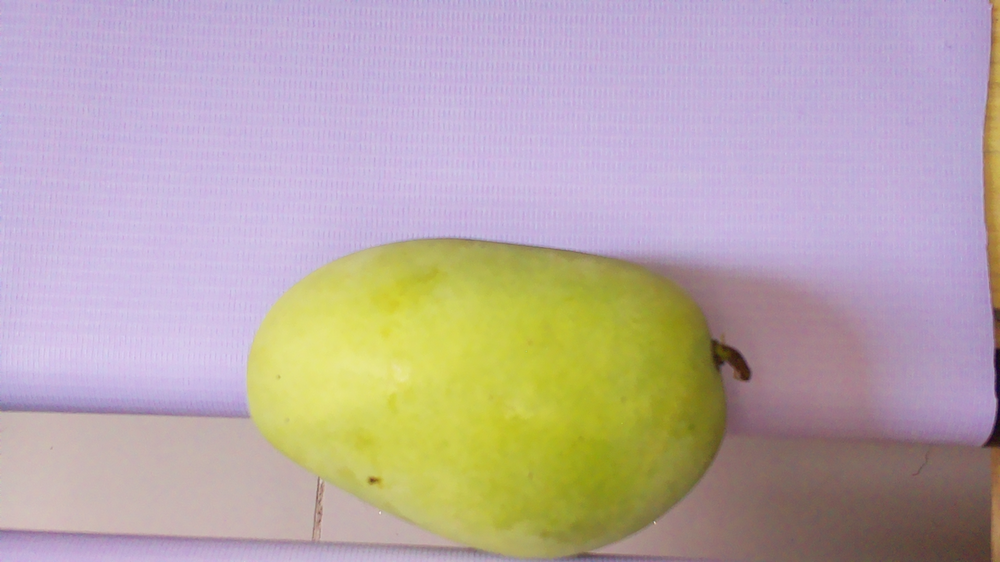
#> input picture sample_green.png, 1000 x 562 px, shrunk from 1920 x 1080 before the run
$ python hsvtest2.py sample_green.png
#> lines starting #> are read from the running program, lines starting #| are printed output that depends on the picture; after the words box and inside, x2 and y2 are one past the last pixel; in counts of white or black regions, pixels touching at a corner belong together
import cv2 as cv
import os
import numpy as np
import matplotlib.pyplot as plt
import sys

def hsvColorSegmentation(imgPath):
    # Check if file exists
#> called with imgPath = 'sample_green.png'
    if not os.path.isfile(imgPath):
        print(f"Error: File '{imgPath}' not found!")
        return

    img = cv.imread(imgPath)
#> img is the input picture: shape (562, 1000, 3); mean B, G, R 168.1, 169.2, 184.7

    # Check if image was loaded successfully
    if img is None:
        print(f"Error: Could not load image from '{imgPath}'!")
        return

    imgRGB = cv.cvtColor(img, cv.COLOR_BGR2RGB)

    # --- HSV to MASK ---
    hsv = cv.cvtColor(img, cv.COLOR_BGR2HSV)
#> hsv: shape (562, 1000, 3); mean H, S, V 95.8, 71.2, 197.6
    lowerBound = np.array([0, 50, 50])
    upperBound = np.array([150, 255, 255])
    mask = cv.inRange(hsv, lowerBound, upperBound)
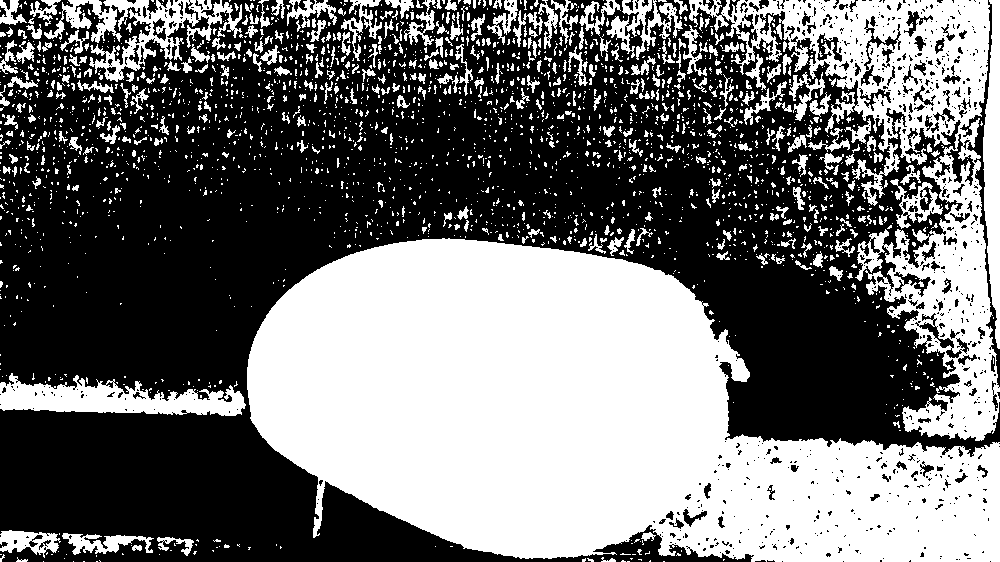
#> mask: shape (562, 1000); 44.3% white; 2436 white regions (2034 under 20 px), largest, box (x1, y1, x2, y2) and area: (247, 238, 1000, 562) 156367, (689, 0, 1000, 441) 38155, (0, 373, 246, 416) 5749

    # Find contours using combined edges
    contours, hierarchy = cv.findContours(
#> (the run stopped early here; a loop or call above may not have finished)

$ run again, on mango2.png
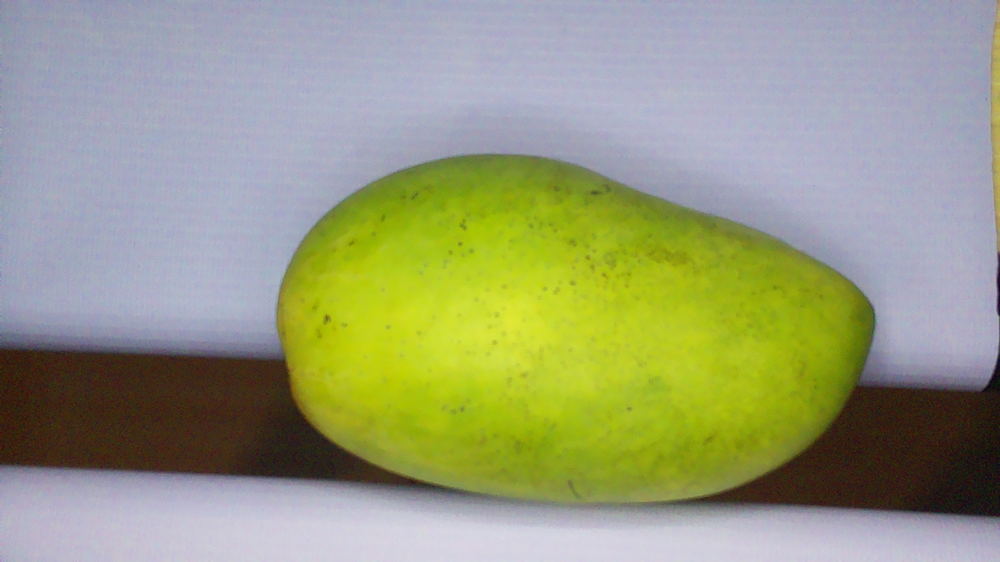
#> input picture mango2.png, 1000 x 562 px, shrunk from 1920 x 1080 before the run
#> in hsvColorSegmentation, img is the input picture: shape (562, 1000, 3); mean B, G, R 125.1, 156.9, 152.5
#> hsv: shape (562, 1000, 3); mean H, S, V 82.5, 96.6, 171.2
#> in hsvColorSegmentation, `mask = cv.inRange(hsv, lowerBound, upperBound)`:
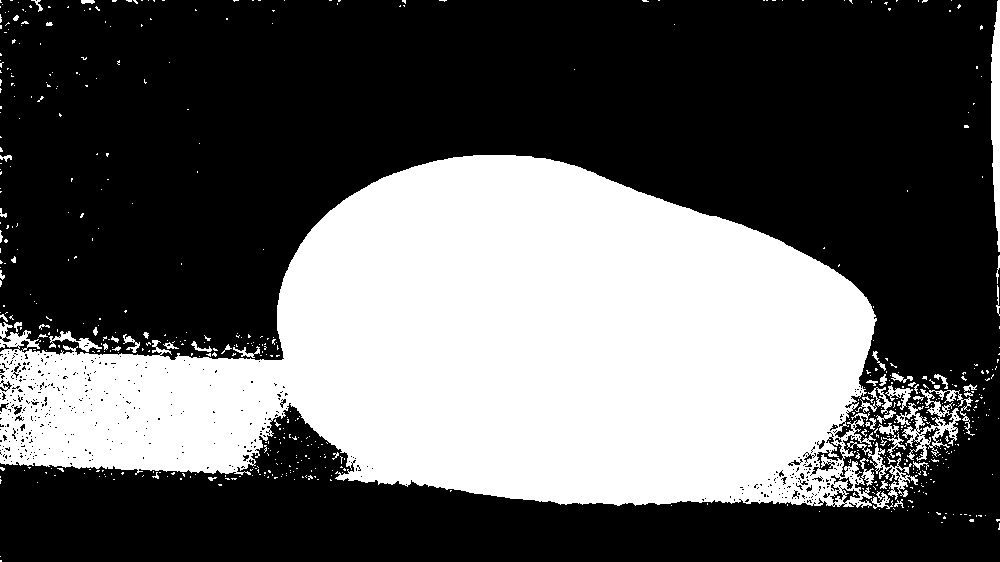
#> mask: shape (562, 1000); 36.9% white; 608 white regions (549 under 20 px), largest, box (x1, y1, x2, y2) and area: (0, 155, 877, 508) 198112, (991, 0, 1000, 252) 1655, (895, 389, 961, 461) 1395

$ run again, on yellow.png
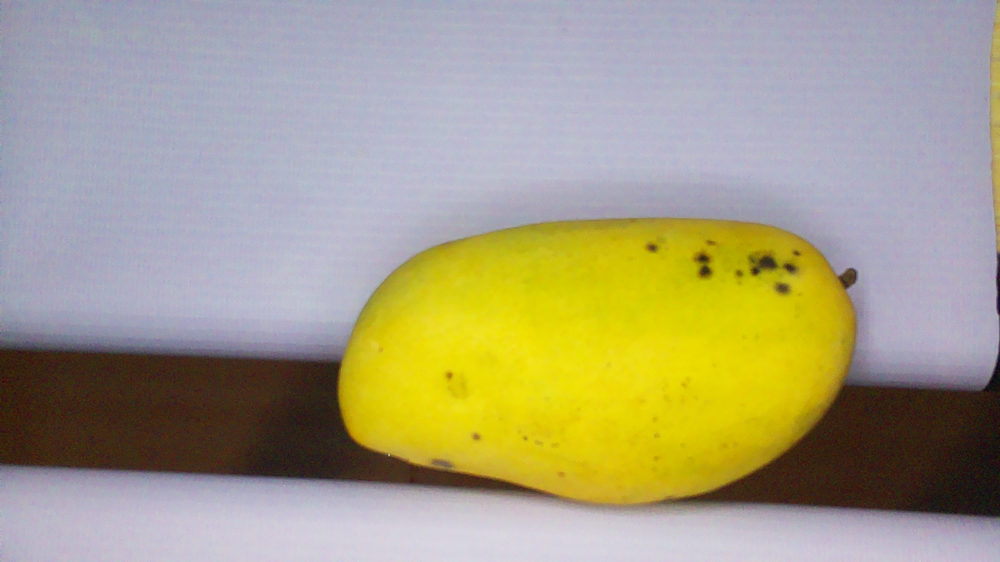
#> input picture yellow.png, 1000 x 562 px, shrunk from 1920 x 1080 before the run
#> in hsvColorSegmentation, img is the input picture: shape (562, 1000, 3); mean B, G, R 131.7, 159.8, 166.5
#> hsv: shape (562, 1000, 3); mean H, S, V 87.8, 88.1, 178.5
#> in hsvColorSegmentation, `mask = cv.inRange(hsv, lowerBound, upperBound)`:
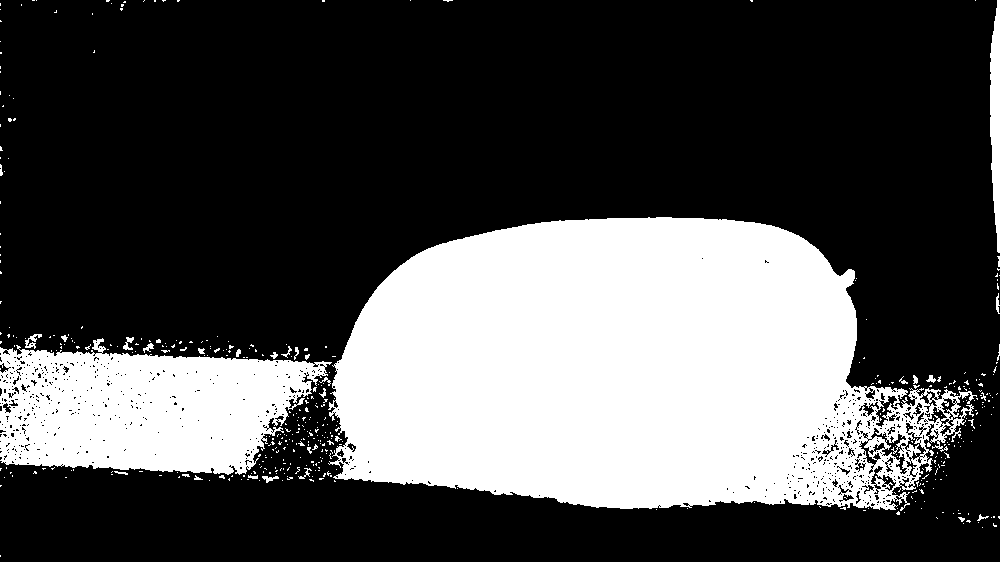
#> mask: shape (562, 1000); 31.1% white; 460 white regions (428 under 20 px), largest, box (x1, y1, x2, y2) and area: (328, 217, 977, 511) 138992, (0, 338, 332, 475) 31653, (990, 0, 1000, 253) 1882
